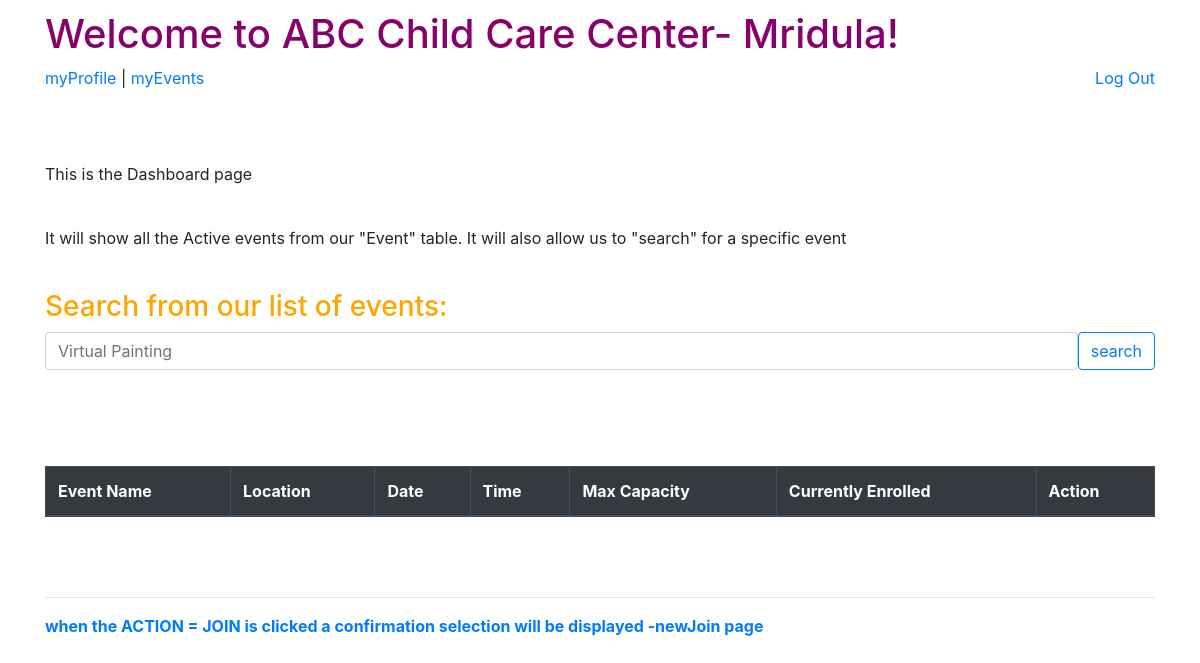
The app's page /ABC/dashboard (signed in), older data.
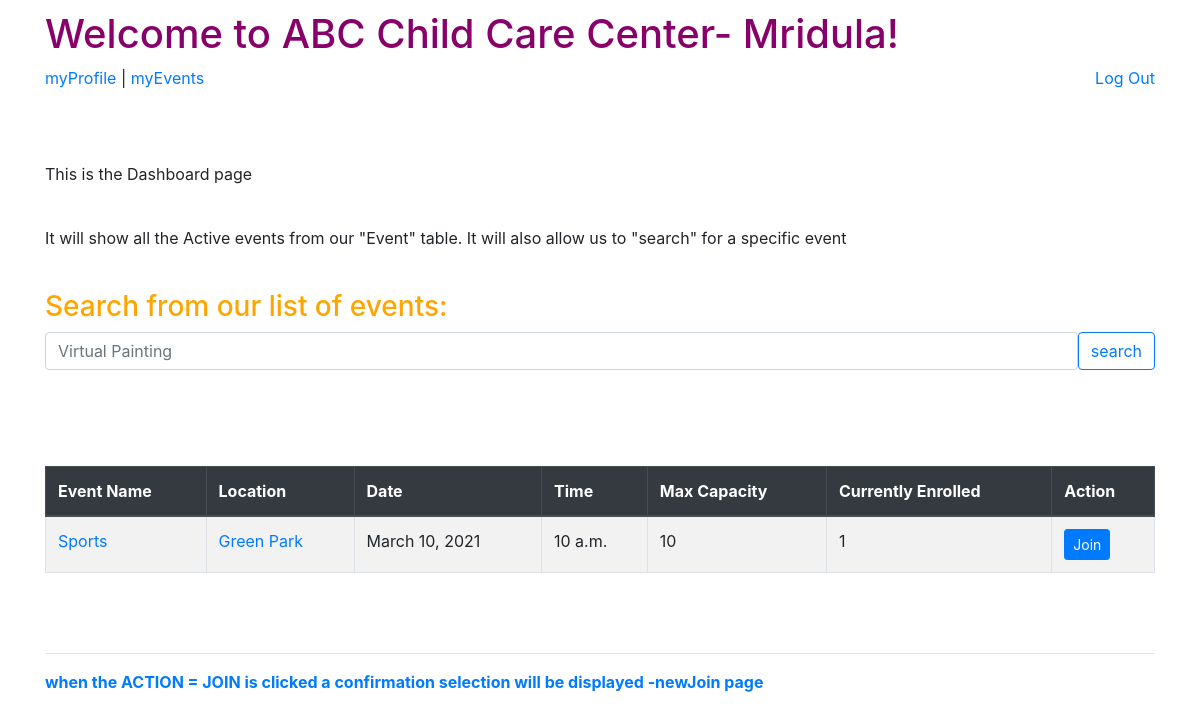
The same page, newer data.
### group_app/models.py (models this page shows, shortened)
class Event(models.Model):
    event_name = models.CharField(max_length=250)
    location = models.CharField(max_length=250)
    event_date = models.DateField()
    event_time = models.TimeField()
    max_capacity = models.IntegerField()
    current_enrolled = models.IntegerField(default=0)
    action_class_full = models.BooleanField(default=False)
    street_address = models.CharField(max_length=255)
    city = models.CharField(max_length=60)
    state = models.CharField(max_length=2)
    zip_code = models.CharField(max_length=5)
    child_event = models.ManyToManyField(Child, related_name='enrolled_child')
    user_event = models.ManyToManyField(User, related_name='enrolled_user')

### group_app/views.py (the view)
# urls.py: path('dashboard', views.dashboard),
def dashboard(request):
    if 'user_id' not in request.session:
        return redirect('/ABC')
    user = User.objects.get(id=request.session['user_id'])
    events = Event.objects.all()
    context = {
        'user': user,
        'events': events,
    }
    return render(request, 'dashboard.html', context)

### group_app/templates/dashboard.html (shortened to what this page needs)
<!DOCTYPE html>
<html lang="en">
<head>
    <link href="https://stackpath.bootstrapcdn.com/bootstrap/4.5.0/css/bootstrap.min.css" rel="stylesheet"
>
    <link rel="stylesheet" href="https://stackpath.bootstrapcdn.com/bootstrap/4.3.1/css/bootstrap.min.css">
    {% load static %}
    <link rel="stylesheet" href="{% static 'css/style.css' %}">
</head>
<body>
    <div class="container">
        <h1>Welcome to ABC Child Care Center- {{ user.first_name }}!</h1>
        <a href="/ABC/myProfile">myProfile </a> | <a href="/ABC/myEvents">myEvents </a>
        <a class="float-right" href="/ABC/logout">Log Out</a>
        <br><br><br><br>
        <p> This is the Dashboard page</p>
        <br>
        <p> It will show all the Active events from our "Event" table. It will also allow us to "search" for a specific
            event</p>
        <br>
        <h3> Search from our list of events:</h3>
        <div class="input-group">
          <input type="search" id="SearchBox" class="form-control rounded" placeholder="Virtual Painting" aria-label="Search"
            aria-describedby="search-addon" />
          <button type="button" class="btn btn-outline-primary">search</button>
        </div>
        <br>
        <br>
        <br>
<br/>
     <table id="myTable" class="table table-striped table-bordered table-hover">
            <thead class="thead-dark">
		  <tr>
			<th scope="col">Event Name</th>
			<th scope="col">Location </th>
			<th scope="col">Date</th>
			<th scope="col">Time</th>
			<th scope="col">Max Capacity</th>
			<th scope="col">Currently Enrolled</th>
			<th scope="col">Action</th>
		  </tr>
    </thead>
           {% for event in events %}
                    <tbody>
                        <tr>
                            <td><a href="/ABC/{{event.id}}/confirmJoin">{{event.event_name}}</a></td>
                            <td><a href="/ABC/{{event.id}}/confirmJoin">{{event.location}}</a></td>
                            <td>{{ event.event_date }}</td>
                            <td>{{ event.event_time }}</td>
                            <td>{{ event.max_capacity }}</td>
                            <td>{{ event.current_enrolled }}</td>
                            <td>
                              {% if event.max_capacity > event.current_enrolled %}
                              <form action="/ABC/event/{{event.id}}/newJoin" method="post">
                              <input class ="btn btn-sm btn-primary" type="submit" value="Join">
                              {% else %}
                              <p> Full </p>
                              {% endif %}
                            </form>
                            </td>
                        </tr>
                    </tbody>
          {% endfor %}
                </table>
<br/><br/>
        <hr>
        <a href="/ABC/newJoin"><strong>when the ACTION = JOIN is clicked a confirmation selection will be displayed
                -newJoin page</strong></a>
    </div>
</body>
</html>

Row changes from the older to the newer data that the page shows:
added Event: event_name "Sports", location "Green Park", event_date "March 10, 2021", event_time "10 a.m.", max_capacity "10", current_enrolled "1"
